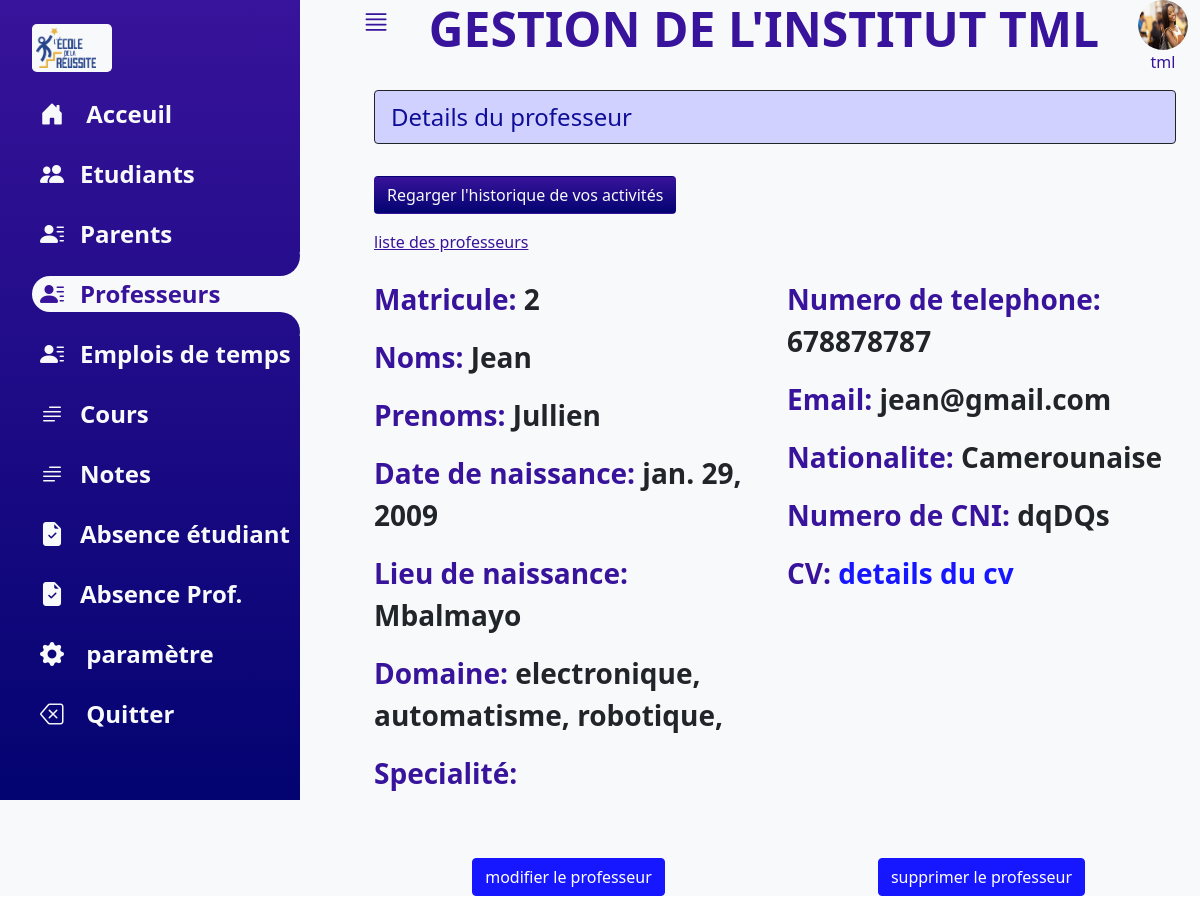
The page /direction/professeur/lire_professeur/2/ (signed in) on the database its author committed.
### direction/models.py (models this page shows, shortened)
class Professeur(models.Model):
	photo=models.ImageField(null=True, blank=True)
	matricule=models.PositiveIntegerField(blank=True, default=0, unique=True)
	noms=models.CharField(max_length=30)
	prenoms=models.CharField(max_length=30)
	date_naissance=models.DateField()
	lieu_de_naissance=models.CharField(max_length=30)
	email=models.EmailField(blank=True)
	numero_telephone=models.CharField( max_length=20, validators=[RegexValidator(
		regex=r"^(\+?\(?237\)?)?[ ]?6([ -/.]?(\d){2}){4}$", message="Mauvais format de numéro")])
	domaine=models.ManyToManyField("DomaineEtude")
	nationalite=models.CharField(max_length=30, default="Camerounaise")
	numero_CNI=models.CharField(max_length=30)# A revoir
	cv=models.OneToOneField("CVProfesseur", blank=True, null=True, on_delete=models.SET_NULL)
	emploi_de_temps=models.OneToOneField("EmploiDeTemps", blank=True, null=True, on_delete=models.SET_NULL)
	profil=models.OneToOneField(User, on_delete=models.SET_NULL, null=True, blank=True)
	developpment_password=models.CharField(max_length=30)
	class Meta:
		verbose_name="Professeur"
		verbose_name_plural="Professeurs"

class DomaineEtude(models.Model):
	nom=models.CharField(max_length=30)

### direction/views.py (the view)
# urls.py: path("professeur/lire_professeur/<int:pk>/", LireProfesseur.as_view(), name="lire_professeur"),
class LireProfesseur(UserPassesTestMixin, DetailView):
    model=Professeur
    template_name="direction/lire-professeur.html"
    context_object_name="professeur"
    def test_func(self):
        try:
            group=self.request.user.groups.get(name="secrétaire professeur")
            return True
        except:
            return False

### direction/context_processors.py (called while the page is built)
def getNamesGroupUser(request):
	namesGroup=[group.name for group in request.user.groups.all()]
	return {"names_group": namesGroup}

### direction/templates/direction/lire-professeur.html (shortened to what this page needs)
{% extends "direction/base.html" %}
{% block message %}
 <p class="fs-4 border border-dark py-2 px-3 alert alert-primary">
    Details du professeur
 </p>
{% endblock %}
{% block content %}
{% include "direction/vertical-bar.html" with onglet=4 %}
<div class="">
   <a href="{% url 'direction:liste_professeur' %}" class="violet"> liste des professeurs</a>
   <div class="text-center">
   </div>
   <div class="fw-bold fs-3 row">
   <div class="col-12 col-md-6">
     <p>
      <span class="violet"> Matricule:</span> {{professeur.matricule}}
     </p>
     <p>
      <span class="violet"> Noms:</span> {{professeur.noms}}
     </p>
     <p>
      <span class="violet"> Prenoms:</span> {{professeur.prenoms}}
     </p>
     <p>
      <span class="violet"> Date de naissance:</span> {{professeur.date_naissance}}
     </p>
     <p>
      <span class="violet"> Lieu de naissance:</span> {{professeur.lieu_de_naissance}}
     </p>
     <p>
       <span class="violet">Domaine:</span>
       {% for domaine in professeur.domaine.all %}{{domaine.nom}},  {% endfor %}
     </p>
     <p>
       <span class="violet">Specialité:</span>
     </p>
   </div>
    <div class="col-12 col-md-6">
     <p>
      <span class="violet"> Numero de telephone:</span> {{professeur.numero_telephone}}
     </p>
     <p>
      <span class="violet"> Email:</span> {{professeur.email}}
     </p>
     <p>
      <span class="violet"> Nationalite:</span> {{professeur.nationalite}}
     </p>
     <p>
       <span class="violet">Numero de CNI:</span> {{professeur.numero_CNI}}
     </p>
     <p>
       <span class="violet">CV:</span><a href="{% url 'direction:lire_cv' pk=professeur.cv.pk %}" class="link-primary text-decoration-none"> details du cv</a>
     </p>
   </div>
   </div>
    <div class="row my-5">
      <div class="col-12 col-sm-6 text-center">
        <a href="{% url 'direction:modification_professeur' pk=professeur.pk %}" class="btn btn-primary "> modifier le professeur</a>
      </div>
      <div class="col-12 col-sm-6 mt-3 mt-sm-0 text-center" >
        <a href="{% url 'direction:suppression_professeur' pk=professeur.pk %}" class="btn btn-primary"> supprimer le professeur</a>
      </div>
    </div>
</div>
{% endblock %}

### direction/templates/direction/base.html (shortened to what this page needs)
{% load static %}
<!DOCTYPE html>
<html lang="fr" dir="ltr">
  <head>
    <link rel="stylesheet" type="text/css" href="{% static 'vitrine/css/style.css' %}">
    <link rel="stylesheet" type="text/css" href="{% static 'direction/css/direction-index.css' %}">
    <link rel="stylesheet" type="text/css" href="{% static 'vitrine/css/bootstrap-icons.css' %}">
  </head>
  <body>
    <div class="container-fluid bg-light">
      <div class="main active ">
        <div class=" top d-flex justify-content-between">
          <div class="menu" style="cursor:pointer;">
            <i class="bi bi-justify fs-3 "></i>
          </div>
          <div class="">
            <p class="text-uppercase display-5 fw-bold"> Gestion de l'institut TML </p>
          </div>
          <div class="">
            <img src="{% static 'vitrine/images/etudiante2.jpg' %}" class="rounded-circle d-block mx-auto" width="50px" height="50px" alt="">
            <p class="text-center"> {{user.username}}</p>
          </div>
        </div>
        <div class="container">
          <div class="">
              {% block message %}
              {% endblock %}
            <button type="button" class="btn my-3" name="button">Regarger l'historique de vos activités</button>
          </div>
          {% block content %}
          {% endblock %}
        </div>
      </div>
    </div>
  </body>
</html>

### direction/static/direction/css/direction-index.css (style rules this page uses)
:root { --violet-gradient:linear-gradient(rgba(56, 19, 155), rgba(3, 3, 113)); --violet:rgba(56, 19, 155); --white:#f8f9fa; }
.violet { color:var(--violet); }
.main { padding-left:130px; width:100%; transition: .5s; min-height: 100vh; }
.main .top { color:var(--violet); }
.main.active { padding-left: 350px; }
.main .container button { background: var(--violet); background-image: var(--violet-gradient); color:var(--white); }

### rows shown on the page
Professeur: matricule "2", noms "Jean", prenoms "Jullien", date_naissance "jan. 29, 2009", lieu_de_naissance "Mbalmayo", numero_telephone "678878787", email "jean@gmail.com", nationalite "Camerounaise", numero_CNI "dqDQs"
DomaineEtude: nom "electronique"
DomaineEtude: nom "automatisme"
DomaineEtude: nom "robotique"

### other values the page prints
{{ user.username }} "tml"
